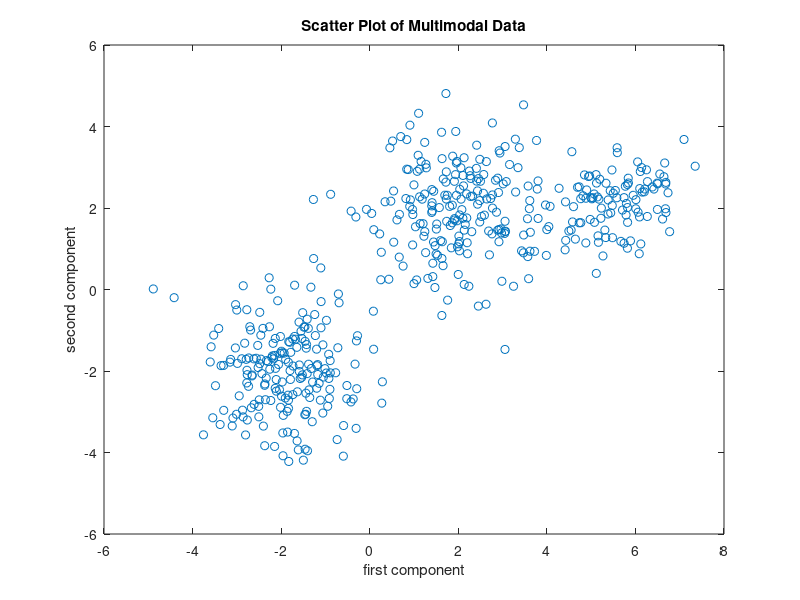

Recreate this plot in MATLAB.
N=500;

R1 = [ 1, 0.1; 0.1, 1];
mu1 = [2, 2]';

R2 = [ 1, -0.1; -0.1, 1];
mu2 = [-2, -2]';

R3 = [ 1, 0.2; 0.2, 0.5];
mu3 = [5.5, 2]';

pi1 = 0.4;

pi2 = 0.4;

pi3 = 1 - (pi1 + pi2);

[V,D] = eig(R1);
A1 = V*sqrt(D);

[V,D] = eig(R2);
A2 = V*sqrt(D);

[V,D] = eig(R3);
A3 = V*sqrt(D);

%x1 = A1*random('Normal',0,1,2,N) + mu1*ones(1,N);
x1 = A1*randn(2,N) + mu1*ones(1,N);

%x2 = A2*random('Normal',0,1,2,N) + mu2*ones(1,N);
x2 = A2*randn(2,N) + mu2*ones(1,N);

%x3 = A3*random('Normal',0,1,2,N) + mu3*ones(1,N);
x3 = A3*randn(2,N) + mu3*ones(1,N);

SwitchVar = ones(2,1)*random('Uniform',0,1,1,N);
SwitchVar1 = SwitchVar<pi1;
SwitchVar2 = (SwitchVar>=pi1)&(SwitchVar<(pi1+pi2));
SwitchVar3 = SwitchVar>=(pi1+pi2);


x = SwitchVar1.*x1 + SwitchVar2.*x2 + SwitchVar3.*x3;


plot(x(1,:),x(2,:),'o');
title('Scatter Plot of Multimodal Data')
xlabel('first component')
ylabel('second component')

x = x';
%save data x /ascii
